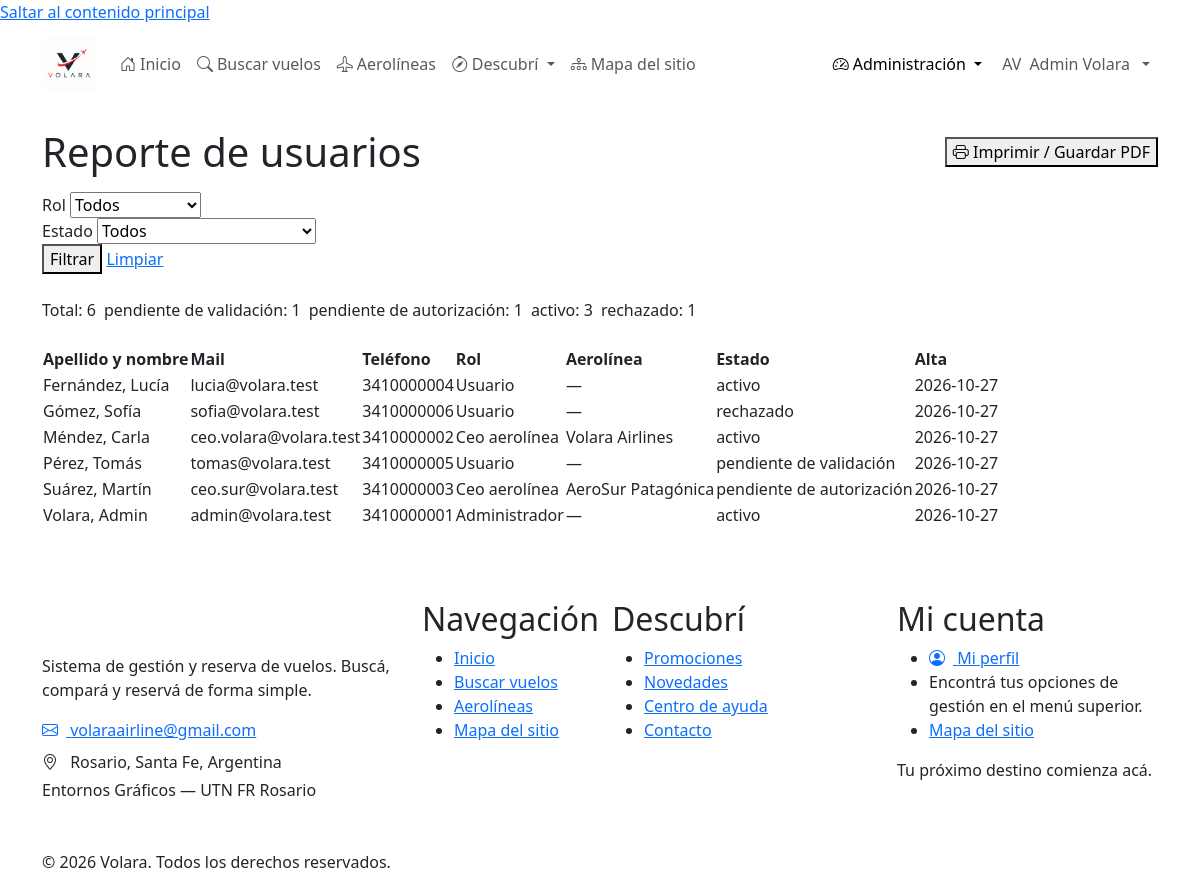
The page /Pages/Admin/reportes/reporteUsuarios.php (signed in) on the database its author committed.
### tables this page shows
CREATE TABLE usuarios (
    codUsuario INT UNSIGNED AUTO_INCREMENT,

    nombre VARCHAR(80) NOT NULL,
    apellido VARCHAR(80) NOT NULL,
    mail VARCHAR(150) NOT NULL,
    clave VARCHAR(255) NOT NULL,
    telefono VARCHAR(30) DEFAULT NULL,

    tipoUsuario ENUM(
        'administrador',
        'ceo aerolínea',
        'usuario'
    ) NOT NULL DEFAULT 'usuario',

    codAerolinea INT UNSIGNED DEFAULT NULL,

    estadoUsuario ENUM(
        'pendiente de validación',
        'pendiente de autorización',
        'activo',
        'rechazado'
    ) NOT NULL DEFAULT 'pendiente de validación',

    tokenValidacion VARCHAR(128) DEFAULT NULL,
    tokenRecuperacion VARCHAR(128) DEFAULT NULL,
    vencimientoToken DATETIME DEFAULT NULL,

    fechaCreacion DATETIME NOT NULL DEFAULT CURRENT_TIMESTAMP,
    fechaActualizacion DATETIME NOT NULL DEFAULT CURRENT_TIMESTAMP
        ON UPDATE CURRENT_TIMESTAMP,

    PRIMARY KEY (codUsuario),

    UNIQUE KEY uk_usuario_mail (mail),
    UNIQUE KEY uk_usuario_token_validacion (tokenValidacion),
    UNIQUE KEY uk_usuario_token_recuperacion (tokenRecuperacion),

    KEY idx_usuario_tipo (tipoUsuario),
    KEY idx_usuario_estado (estadoUsuario),
    KEY idx_usuario_aerolinea (codAerolinea),

    CONSTRAINT fk_usuario_aerolinea
        FOREIGN KEY (codAerolinea)
        REFERENCES aerolineas(codAerolinea)
        ON UPDATE CASCADE
        ON DELETE RESTRICT

);

CREATE TABLE aerolineas (
    codAerolinea INT UNSIGNED AUTO_INCREMENT,
    codigoIATA CHAR(3) NOT NULL,
    nombre VARCHAR(120) NOT NULL,
    pais VARCHAR(100) NOT NULL,

    PRIMARY KEY (codAerolinea),

    UNIQUE KEY uk_aerolinea_iata (codigoIATA),
    UNIQUE KEY uk_aerolinea_nombre (nombre)

);

### Includes/functions.php (called while the page is built, shortened)
<?php
function conectarDB(): PDO
{
    $host = 'localhost';
    $dbname = 'volara_db';
    $usuario = 'root';
    $clave = '';
    $dsn = "mysql:host=$host;dbname=$dbname;charset=utf8mb4";
    try {
        $conexion = new PDO($dsn, $usuario, $clave);
        $conexion->setAttribute(
            PDO::ATTR_ERRMODE,
            PDO::ERRMODE_EXCEPTION
        );
        return $conexion;
    } catch (PDOException $e) {
        die('Error al conectar con la base de datos.');
    }
}
function usuarioActual(): array
{
    $conexion = conectarDB();
    $sql = "
        SELECT
            codUsuario,
            nombre,
            apellido,
            mail,
            telefono,
            tipoUsuario,
            codAerolinea,
            estadoUsuario
        FROM usuarios
        WHERE codUsuario = :codUsuario
    ";
    $consulta = $conexion->prepare($sql);
    $consulta->execute([
        'codUsuario' => $_SESSION['codUsuario']
    ]);
    $usuario = $consulta->fetch(PDO::FETCH_ASSOC);
    return $usuario;
}

### Pages/Admin/reportes/reporteUsuarios.php (the view, shortened to what this page needs)
<?php
require_once __DIR__ . '/../../../Includes/functions.php';
$conexion = conectarDB();
$errores = [];
$resumen = [];
$usuarios = [];
if (empty($errores)) {
    $where = ['1 = 1'];
    $params = [];
    $condiciones = implode(' AND ', $where);
    $consulta = $conexion->prepare(
        "SELECT u.estadoUsuario, COUNT(*) AS cantidad
         FROM usuarios u
         WHERE $condiciones
         GROUP BY u.estadoUsuario"
    );
    $consulta->execute($params);
    $resumen = $consulta->fetchAll(PDO::FETCH_ASSOC);
    $consulta = $conexion->prepare(
        "SELECT u.codUsuario, u.nombre, u.apellido, u.mail, u.telefono,
                u.tipoUsuario, u.estadoUsuario, u.fechaCreacion,
                a.nombre AS aerolinea
         FROM usuarios u
         LEFT JOIN aerolineas a ON a.codAerolinea = u.codAerolinea
         WHERE $condiciones
         ORDER BY u.apellido, u.nombre"
    );
    $consulta->execute($params);
    $usuarios = $consulta->fetchAll(PDO::FETCH_ASSOC);
}
$clasesEstadoUsuario = [
    'activo'                    => 'badge-approved',
    'pendiente de validación'   => 'badge-pending',
    'pendiente de autorización' => 'badge-pending',
    'rechazado'                 => 'badge-denied',
];
require_once __DIR__ . '/../../../Includes/header.php';
require_once __DIR__ . '/../../../Includes/navbar.php';
?>
<main class="container my-4">
    <div class="d-flex justify-content-between align-items-center flex-wrap gap-2 mb-3">
        <h1 class="mb-0">Reporte de usuarios</h1>
        <button type="button" class="btn-volara-outline d-print-none" onclick="window.print()">
            <i class="bi bi-printer" aria-hidden="true"></i> Imprimir / Guardar PDF
        </button>
    </div>
    <form method="get" class="search-box mb-4 d-print-none">
        <div class="search-fields">
            <div class="form-group">
                <label for="rol" class="volara-label">Rol</label>
                <select class="volara-select" id="rol" name="rol">
                    <option value="">Todos</option>
                </select>
            </div>
            <div class="form-group">
                <label for="estado" class="volara-label">Estado</label>
                <select class="volara-select" id="estado" name="estado">
                    <option value="">Todos</option>
                </select>
            </div>
            <div class="search-btn-wrap gap-2">
                <button type="submit" class="btn-volara">Filtrar</button>
                <a href="reporteUsuarios.php" class="btn-volara-outline">Limpiar</a>
            </div>
        </div>
    </form>
    <?php if (!empty($resumen)): ?>
        <div class="d-flex flex-wrap gap-2 mb-4">
            <span class="volara-badge badge-neutral">Total: <?= count($usuarios) ?></span>
            <?php foreach ($resumen as $fila): ?>
                <span class="volara-badge <?= $clasesEstadoUsuario[$fila['estadoUsuario']] ?? 'badge-neutral' ?>">
                    <?= htmlspecialchars($fila['estadoUsuario']) ?>: <?= (int) $fila['cantidad'] ?>
                </span>
            <?php endforeach; ?>
        </div>
    <?php endif; ?>
    <?php if (empty($usuarios)): ?>
        <div class="empty-state">
            <div class="empty-state-icon"><i class="bi bi-people" aria-hidden="true"></i></div>
            <p>No hay usuarios para los filtros elegidos.</p>
        </div>
    <?php else: ?>
        <div class="volara-table-responsive">
            <table class="volara-table">
                <thead>
                    <tr>
                        <th scope="col">Apellido y nombre</th>
                        <th scope="col">Mail</th>
                        <th scope="col">Teléfono</th>
                        <th scope="col">Rol</th>
                        <th scope="col">Aerolínea</th>
                        <th scope="col">Estado</th>
                        <th scope="col">Alta</th>
                    </tr>
                </thead>
                <tbody>
                    <?php foreach ($usuarios as $usuario): ?>
                        <tr>
                            <td><?= htmlspecialchars($usuario['apellido'] . ', ' . $usuario['nombre']) ?></td>
                            <td><?= htmlspecialchars($usuario['mail']) ?></td>
                            <td><?= htmlspecialchars($usuario['telefono'] ?? '') ?></td>
                            <td><?= htmlspecialchars(ucfirst($usuario['tipoUsuario'])) ?></td>
                            <td><?= htmlspecialchars($usuario['aerolinea'] ?? '—') ?></td>
                            <td>
                                <span class="volara-badge <?= $clasesEstadoUsuario[$usuario['estadoUsuario']] ?? 'badge-neutral' ?>">
                                    <?= htmlspecialchars($usuario['estadoUsuario']) ?>
                                </span>
                            </td>
                            <td><?= htmlspecialchars(substr($usuario['fechaCreacion'], 0, 10)) ?></td>
                        </tr>
                    <?php endforeach; ?>
                </tbody>
            </table>
        </div>
    <?php endif; ?>
</main>
<?php require_once __DIR__ . '/../../../Includes/footer.php'; ?>

### Includes/navbar.php (shortened to what this page needs)
<?php
require_once __DIR__ . '/functions.php';
$baseUrl = rtrim(BASE_URL, '/');
$urlInicio       = $baseUrl . '/Pages/Publico/index.php';
$urlVuelos       = $baseUrl . '/Pages/Publico/vuelos.php';
$urlAerolineas   = $baseUrl . '/Pages/Publico/aerolineas.php';
$urlMapa         = $baseUrl . '/Pages/Publico/mapa-sitio.php';
$escapar = static function ($valor): string {
    return htmlspecialchars(
        (string) $valor,
        ENT_QUOTES,
        'UTF-8'
    );
};
$estaLogueado = !empty($_SESSION['codUsuario']);
$usuario = [];
if ($estaLogueado && function_exists('usuarioActual')) {
    $datosUsuario = usuarioActual();
    if (is_array($datosUsuario)) {
        $usuario = $datosUsuario;
    }
}
$rolUsuario = trim((string) ($usuario['rol'] ?? ''));
if ($rolUsuario === '') {
    $rolUsuario = trim((string) (
        $usuario['tipoUsuario']
        ?? $_SESSION['tipoUsuario']
        ?? $_SESSION['rol']
        ?? ''
    ));
}
$rolUsuario = function_exists('mb_strtolower')
    ? mb_strtolower($rolUsuario, 'UTF-8')
    : strtolower($rolUsuario);
$rolNormalizado = strtr($rolUsuario, [
    'á' => 'a',
    'é' => 'e',
    'í' => 'i',
    'ó' => 'o',
    'ú' => 'u',
    'ü' => 'u',
]);
$esAdmin = in_array(
    $rolNormalizado,
    ['admin', 'administrador'],
    true
);
$nombreUsuario = trim((string) (
    $usuario['nombre']
    ?? $_SESSION['nombre']
    ?? ''
));
$apellidoUsuario = trim((string) (
    $usuario['apellido']
    ?? $_SESSION['apellido']
    ?? ''
));
$nombreMostrar = trim($nombreUsuario . ' ' . $apellidoUsuario);
$primeraInicial = function_exists('mb_substr')
    ? mb_substr($nombreUsuario, 0, 1, 'UTF-8')
    : substr($nombreUsuario, 0, 1);
$segundaInicial = function_exists('mb_substr')
    ? mb_substr($apellidoUsuario, 0, 1, 'UTF-8')
    : substr($apellidoUsuario, 0, 1);
$iniciales = $primeraInicial . $segundaInicial;
$iniciales = function_exists('mb_strtoupper')
    ? mb_strtoupper($iniciales, 'UTF-8')
    : strtoupper($iniciales);
$rutaActual = parse_url(
    $_SERVER['REQUEST_URI'] ?? '',
    PHP_URL_PATH
) ?: '';
$rutaNormalizada = strtolower(str_replace('\\', '/', $rutaActual));
$paginaActual = strtolower(basename($rutaNormalizada));
$esPaginaPublica = str_contains($rutaNormalizada, '/pages/publico/');
$esPaginaAdmin = str_contains($rutaNormalizada, '/pages/admin/');
$claseActiva = static function (bool $condicion): string {
    return $condicion ? ' active' : '';
};
?>
<nav class="navbar navbar-expand-xl volara-navbar" aria-label="Navegación principal">
    <div class="container">
        <a class="navbar-brand" href="<?= $escapar($urlInicio) ?>" aria-label="VOLARA - Inicio">
            <img
                src="<?= $escapar($baseUrl . '/Assets/Imagenes/Volara-Sistema_de_aerolineas.png') ?>"
                alt="Logo de VOLARA"
                width="54"
                height="54">
        </a>
        <div class="collapse navbar-collapse" id="volaraNav">
            <ul class="navbar-nav me-auto mb-2 mb-xl-0">
                <li class="nav-item">
                    <a
                        class="nav-link<?= $claseActiva($paginaActual === 'index.php' && $esPaginaPublica) ?>"
                        href="<?= $escapar($urlInicio) ?>"
                        <?= $paginaActual === 'index.php' && $esPaginaPublica ? 'aria-current="page"' : '' ?>>
                        <i class="bi bi-house-door me-1" aria-hidden="true"></i>Inicio
                    </a>
                </li>
                <li class="nav-item">
                    <a
                        class="nav-link<?= $claseActiva($paginaActual === 'vuelos.php' && $esPaginaPublica) ?>"
                        href="<?= $escapar($urlVuelos) ?>"
                        <?= $paginaActual === 'vuelos.php' && $esPaginaPublica ? 'aria-current="page"' : '' ?>>
                        <i class="bi bi-search me-1" aria-hidden="true"></i>Buscar vuelos
                    </a>
                </li>
                <li class="nav-item">
                    <a
                        class="nav-link<?= $claseActiva($paginaActual === 'aerolineas.php' && $esPaginaPublica) ?>"
                        href="<?= $escapar($urlAerolineas) ?>"
                        <?= $paginaActual === 'aerolineas.php' && $esPaginaPublica ? 'aria-current="page"' : '' ?>>
                        <i class="bi bi-airplane me-1" aria-hidden="true"></i>Aerolíneas
                    </a>
                </li>
                <?php
                $paginasDescubre = ['promociones.php', 'novedades.php', 'ayuda.php', 'contacto.php'];
                $descubreActivo = $esPaginaPublica && in_array($paginaActual, $paginasDescubre, true);
                ?>
                <li class="nav-item dropdown">
                    <a
                        class="nav-link dropdown-toggle<?= $claseActiva($descubreActivo) ?>"
                        href="#"
                        role="button"
                        data-bs-toggle="dropdown"
                        aria-expanded="false">
                        <i class="bi bi-compass me-1" aria-hidden="true"></i>Descubrí
                    </a>
                </li>
                <li class="nav-item">
                    <a
                        class="nav-link<?= $claseActiva($paginaActual === 'mapa-sitio.php') ?>"
                        href="<?= $escapar($urlMapa) ?>"
                        <?= $paginaActual === 'mapa-sitio.php' ? 'aria-current="page"' : '' ?>>
                        <i class="bi bi-diagram-3 me-1" aria-hidden="true"></i>Mapa del sitio
                    </a>
                </li>
            </ul>
            <ul class="navbar-nav ms-auto align-items-xl-center gap-xl-1">
                <?php if ($estaLogueado): ?>
                    <?php if ($esAdmin): ?>
                        <li class="nav-item dropdown">
                            <a class="nav-link dropdown-toggle<?= $claseActiva($esPaginaAdmin) ?>" href="#" role="button" data-bs-toggle="dropdown" aria-expanded="false">
                                <i class="bi bi-speedometer2 me-1" aria-hidden="true"></i>Administración
                            </a>
                        </li>
                    <?php endif; ?>
                    <li class="nav-item dropdown user-menu">
                        <a class="nav-link dropdown-toggle d-flex align-items-center gap-2" href="#" role="button" data-bs-toggle="dropdown" aria-expanded="false">
                            <span class="user-avatar" aria-hidden="true"><?= $escapar($iniciales) ?></span>
                            <span class="user-name"><?= $escapar($nombreMostrar !== '' ? $nombreMostrar : 'Mi cuenta') ?></span>
                        </a>
                    </li>
                <?php endif; ?>
            </ul>
        </div>
    </div>
</nav>

### rows shown on the page
usuarios: $escapar($iniciales) "AV", nombre+apellido "Admin Volara", apellido+nombre "Volara, Admin", mail "admin@volara.test", telefono "3410000001", tipoUsuario "Administrador", aerolinea "—", estadoUsuario "activo", fechaCreacion "2026-10-27"
usuarios: apellido+nombre "Fernández, Lucía", mail "lucia@volara.test", telefono "3410000004", tipoUsuario "Usuario", aerolinea "—", estadoUsuario "activo", fechaCreacion "2026-10-27"
usuarios: apellido+nombre "Gómez, Sofía", mail "sofia@volara.test", telefono "3410000006", tipoUsuario "Usuario", aerolinea "—", estadoUsuario "rechazado", fechaCreacion "2026-10-27"
usuarios: apellido+nombre "Méndez, Carla", mail "ceo.volara@volara.test", telefono "3410000002", tipoUsuario "Ceo aerolínea", codAerolinea.nombre "Volara Airlines", estadoUsuario "activo", fechaCreacion "2026-10-27"
usuarios: apellido+nombre "Pérez, Tomás", mail "tomas@volara.test", telefono "3410000005", tipoUsuario "Usuario", aerolinea "—", estadoUsuario "pendiente de validación", fechaCreacion "2026-10-27"
usuarios: apellido+nombre "Suárez, Martín", mail "ceo.sur@volara.test", telefono "3410000003", tipoUsuario "Ceo aerolínea", codAerolinea.nombre "AeroSur Patagónica", estadoUsuario "pendiente de autorización", fechaCreacion "2026-10-27"

### other values the page prints
count($usuarios) "6"
$fila['estadoUsuario'] "pendiente de validación"
$fila['cantidad'] "1"
$fila['estadoUsuario'] "pendiente de autorización"
$fila['estadoUsuario'] "activo"
$fila['cantidad'] "3"
$fila['estadoUsuario'] "rechazado"
